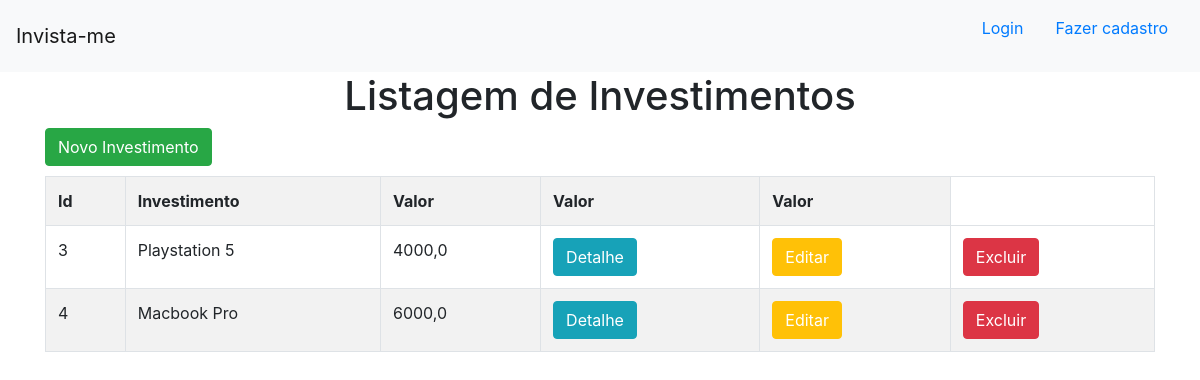
The page / on the database its author committed.
### invista_me/models.py (models this page shows)
class Investimento(models.Model):
    investimento = models.TextField(max_length=255)
    valor = models.FloatField()
    pago = models.BooleanField()
    data = models.DateField(default=datetime.now)

### invista_me/views.py (the view)
# urls.py: path("",views.investimentos,name='investimentos'),
def investimentos(request):
    dados = {
        'dados': Investimento.objects.all()
    }
    return render(request,'investimentos/investimentos.html',context=dados)

### invista_me/templates/investimentos/investimentos.html
{% extends 'investimentos/base.html' %}
{% block conteudo %}
<h1 style="text-align: center;">Listagem de Investimentos</h1>
<div class ='container'>
    <button class ='btn btn-success' style="margin-bottom: 10px ;"><a style="color:white" href="{% url 'novo_investimento' %}">Novo Investimento</a></button>
    <table class="table table-striped table-bordered">
        <tr>
            <th>Id</th>
            <th>Investimento</th>
            <th>Valor</th>
            <th>Valor</th>
            <th>Valor</th>
        </tr>
        {% for dado in dados %}
        <tr>
            <td>{{dado.id}}</td>
            <td>{{dado.investimento}}</td>
            <td>{{dado.valor}}</td>
            <td><button class = 'btn btn-info'><a style="color:white" href="{% url 'detalhe' dado.id %}">Detalhe</a></button></td>
            <td><button class = 'btn btn-warning'><a style="color:white"  href="{% url 'editar' dado.id %}">Editar</a></button></td>
            <td><button class = 'btn btn-danger'><a style="color:white"  href="{% url 'excluir' dado.id %}">Excluir</a></button></td>
        </tr>
        {% endfor %}
    </table>
</div>
{% endblock %}

### rows shown on the page
Investimento: id "3", investimento "Playstation 5", valor "4000,0"
Investimento: id "4", investimento "Macbook Pro", valor "6000,0"
